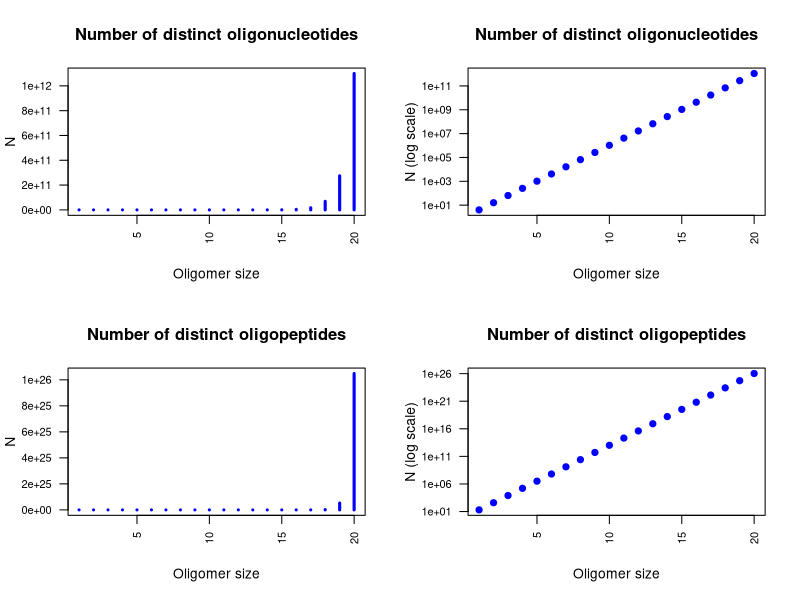
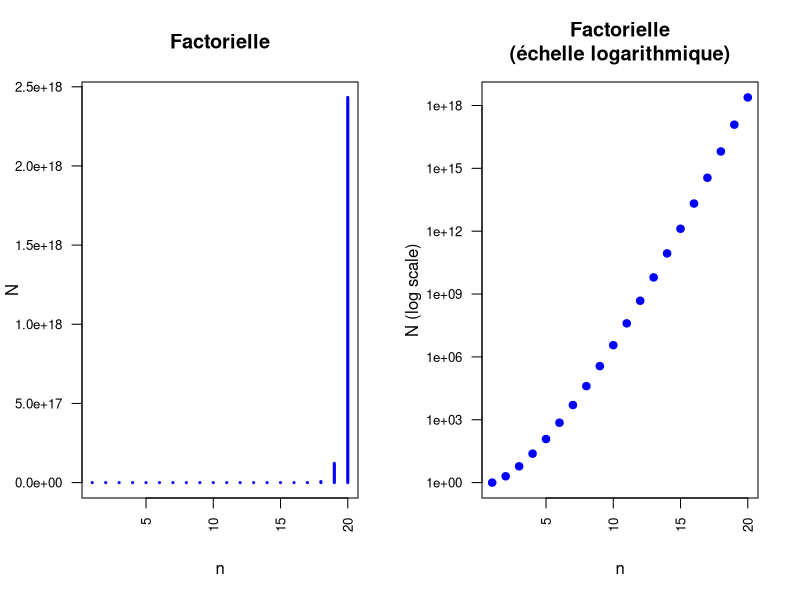

Write the R code that produced these figures, in order.
## ---- chunk 1
library(knitr)
options(width=300)
knitr::opts_chunk$set(
  fig.width = 7, fig.height = 5, 
  fig.path='figures',
  fig.align = "center", 
  size = "tiny", 
  echo = FALSE, eval=TRUE, 
  warning = FALSE, message = FALSE, 
  results = TRUE, comment = "")
# knitr::asis_output("\\footnotesize")

## ---- chunk 2
x <- 1:20 ## Oligomer size

par.ori <- par(no.readonly = TRUE)
par(mfrow=c(2,2))
n <- 4 ## Number of distinct residues
N <- n^x
plot(x, N, 
     main = "Number of distinct oligonucleotides",
     xlab="Oligomer size",
     ylab="N",
     las=2, cex.axis=0.8,
     type="h", lwd=3, col="blue"
)
plot(x, N, 
     main = "Number of distinct oligonucleotides",
     xlab="Oligomer size",
     ylab="N (log scale)",
     las=2, cex.axis=0.8,
     log="y",
     type="p", pch = 19, col="blue"
     )

## Oliopeptides
n <- 20 ## Number of distinct residues
N <- n^x
plot(x, N, 
     main = "Number of distinct oligopeptides",
     xlab="Oligomer size",
     ylab="N",
     las=2, cex.axis=0.8,
     type="h", lwd=3, col="blue"
)
plot(x, N, 
     main = "Number of distinct oligopeptides",
     xlab="Oligomer size",
     ylab="N (log scale)",
     las=2, cex.axis=0.8,
     log="y",
     type="p", pch = 19, col="blue"
)

par(par.ori) ## restaurer les paramètres par défaut
## ---- chunk 3
n <- 1:20
N <- factorial(n)
# plot(n,N, log="y")

par.ori <- par(no.readonly = TRUE)
par(mfrow=c(1,2))
plot(n, N, 
     main = "Factorielle",
     xlab="n",
     ylab="N",
     las=2, cex.axis=0.8,
     type="h", lwd=3, col="blue"
)
plot(n, N, 
     main = "Factorielle\n(échelle logarithmique)",
     xlab="n",
     ylab="N (log scale)",
     las=2, cex.axis=0.8,
     log="y",
     type="p", pch = 19, col="blue"
     )
par(par.ori)
## ---- chunk 4
aa.table <- read.delim("amino_acid_table.tsv", sep="\t")
# kable(aa.table, caption = "Symboles des acides aminés et codons")

aa <- sort(as.vector(aa.table$Symbol))
aa <- aa[aa %in% LETTERS]

cat(sort(rep(aa, times=3)), sep="")
## ---- chunk 5
cat(sample(rep(aa, times=3)), sep="")
cat(sample(rep(aa, times=3)), sep="")
cat(sample(rep(aa, times=3)), sep="")
